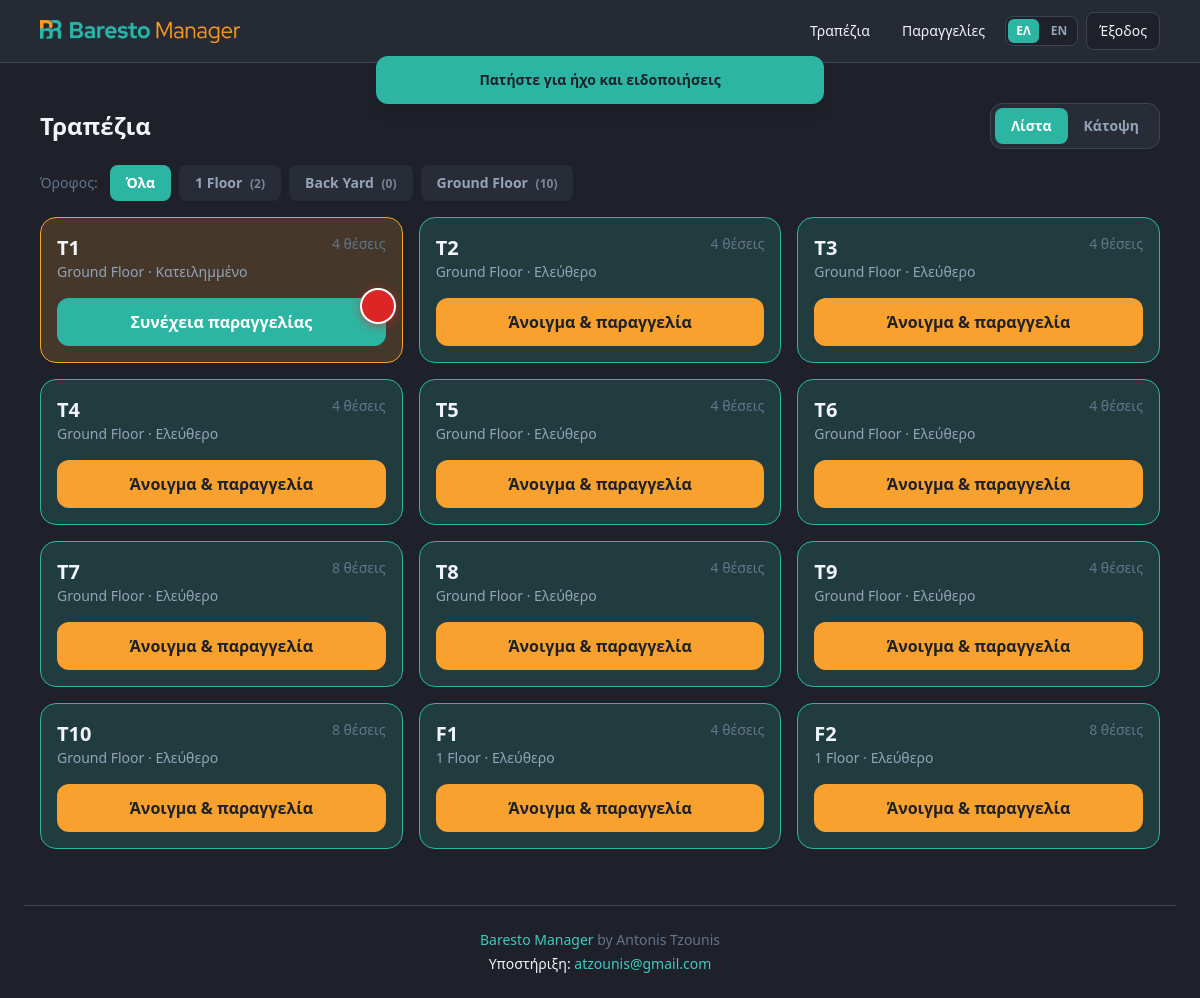
/tables/ (signed in), run on an earlier commit of the app's database.
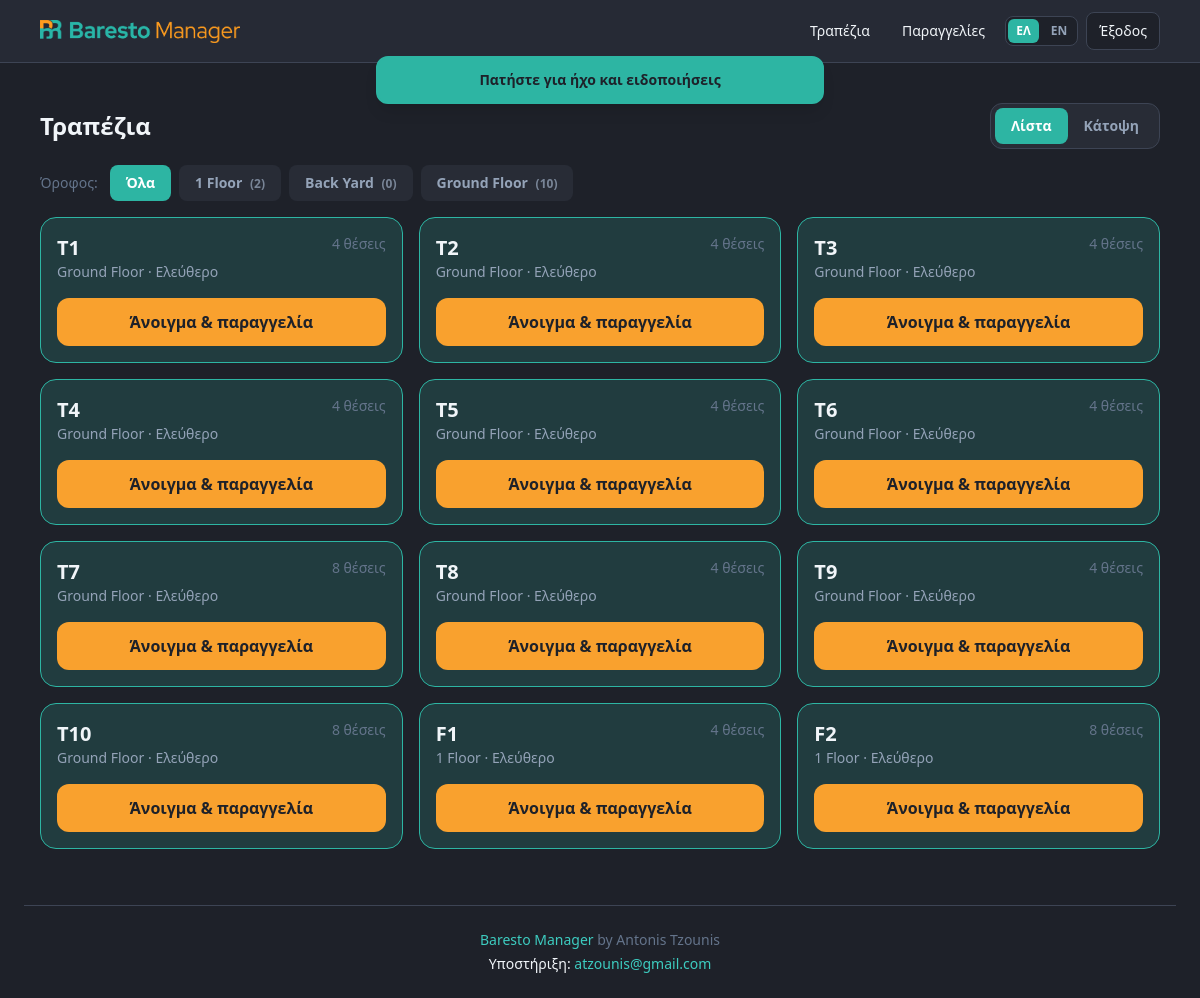
And on a later commit of the database.
### apps/restaurants/models.py (models this page shows, shortened)
class Table(models.Model):
    STATUS_CHOICES = [
        ("free", _("Free")),
        ("occupied", _("Occupied")),
        ("reserved", _("Reserved")),
        ("cleaning", _("Cleaning")),
    ]
    floor = models.ForeignKey(Floor, on_delete=models.CASCADE, related_name="tables")
    number = models.PositiveIntegerField()
    label = models.CharField(max_length=50, blank=True)
    capacity = models.PositiveIntegerField(default=4)
    qr_token = models.UUIDField(default=uuid.uuid4, unique=True, editable=False)
    qr_code = models.ImageField(upload_to="qr_codes/", blank=True)
    status = models.CharField(max_length=20, choices=STATUS_CHOICES, default="free")
    plan_x = models.FloatField(
        null=True,
        blank=True,
        help_text="Horizontal position on floor plan (0–100%).",
    )
    plan_y = models.FloatField(
        null=True,
        blank=True,
        help_text="Vertical position on floor plan (0–100%).",
    )
    plan_w = models.FloatField(default=12, help_text="Width on floor plan (0–100%).")
    plan_h = models.FloatField(default=14, help_text="Height on floor plan (0–100%).")
    assigned_to = models.ForeignKey(
        "accounts.EmployeeProfile",
        on_delete=models.SET_NULL,
        null=True,
        blank=True,
        related_name="assigned_tables",
    )
    class Meta:
        unique_together = [("floor", "number")]
        ordering = ["floor", "number"]

class Floor(models.Model):
    branch = models.ForeignKey(Branch, on_delete=models.CASCADE, related_name="floors")
    name = models.CharField(max_length=100)
    layout_image = models.ImageField(upload_to="floors/", blank=True)

### apps/restaurants/views.py (the view, shortened to what this page needs)
# urls.py: path("tables/", views.TableFloorView.as_view(), name="tables"),
class TableFloorView(RestaurantScopedMixin, RolePermissionMixin, TemplateView):
    template_name = "restaurants/tables.html"
    required_permission = "take_order"
    def get(self, request, *args, **kwargs):
        return super().get(request, *args, **kwargs)
    def get_context_data(self, **kwargs):
        ctx = super().get_context_data(**kwargs)
        branch = self.get_branch()
        floors = (
            Floor.objects.filter(branch=branch)
            .annotate(table_count=Count("tables"))
            .order_by("name")
        )
        filter_floor_id = _resolve_floor_filter(self.request, floors) if branch else None
        all_tables = list(_tables_queryset(branch)) if branch else []
        ready_counts = ready_item_counts_by_table_id(branch)
        _attach_ready_counts(all_tables, ready_counts)
        if filter_floor_id:
            tables = [t for t in all_tables if t.floor_id == filter_floor_id]
        else:
            tables = all_tables
        view_mode = self.request.GET.get("view", "list")
        if view_mode not in ("list", "plan"):
            view_mode = "list"
        role = get_employee_role(self.request.user)
        can_edit_plan = role_has_permission(role, "edit_menu")
        ctx["branch"] = branch
        ctx["floors"] = floors
        ctx["filter_floor_id"] = filter_floor_id
        ctx["floor_filter_show_all"] = view_mode != "plan"
        ctx["floor_filter_all_url"] = _build_tables_url(
            self.request, floor_pk=None, view_mode=view_mode
        )
        ctx["floor_filter_items"] = [
            {
                "id": f.id,
                "name": f.name,
                "table_count": f.table_count,
                "url": _build_tables_url(self.request, floor_pk=f.id, view_mode=view_mode),
            }
            for f in floors
        ]
        ctx["tables_list_url"] = _build_tables_url(
            self.request, floor_pk=filter_floor_id, view_mode="list"
        )
        ctx["tables_plan_url"] = _build_tables_url(
            self.request, floor_pk=filter_floor_id, view_mode="plan"
        )
        ctx["tables"] = tables
        ctx["view_mode"] = view_mode
        ctx["can_edit_plan"] = can_edit_plan
        ctx["can_manage_tables"] = can_edit_plan
        table_form = None
        if can_edit_plan and branch:
            initial = {}
            if filter_floor_id:
                initial["floor"] = filter_floor_id
            table_form = TableForm(branch=branch, initial=initial or None)
        ctx["table_form"] = table_form
        ctx["open_manage"] = self.request.GET.get("manage") == "1"
        ctx["tables_url"] = _build_tables_url(
            self.request,
            floor_pk=filter_floor_id,
            view_mode=view_mode,
            strip_close_params=True,
        )
        floor_index = {}
        plan_tables = []
        for t in all_tables:
            idx = floor_index.get(t.floor_id, 0)
            floor_index[t.floor_id] = idx + 1
            plan_tables.append(_table_to_plan_dict(t, idx, ready_counts.get(t.pk, 0)))
        ctx["tables_json"] = json.dumps(plan_tables)
        ctx["floors_json"] = json.dumps([{"id": f.id, "name": f.name} for f in floors])
        floors_select = [
            {
                "id": f.id,
                "name": f.name,
                "label": f.name,
                "table_count": f.table_count,
            }
            for f in floors
        ]
        ctx["floors_select_json"] = json.dumps(floors_select)
        ctx["floor_field_config"] = None
        print_receipt_order = None
        print_receipt_id = self.request.GET.get("print_receipt")
        restaurant = self.get_restaurant()
        if print_receipt_id and restaurant:
            print_receipt_order = get_print_receipt_order(restaurant, print_receipt_id)
        ctx["print_receipt_order"] = print_receipt_order
        modal_payload = _table_closed_modal_payload(print_receipt_order)
        ctx["table_closed_modal_initial_json"] = json.dumps(modal_payload) if modal_payload else "null"
        ctx["dismiss_print_modal_url"] = _build_tables_url(
            self.request,
            floor_pk=filter_floor_id,
            view_mode=view_mode,
            strip_close_params=True,
        )
        ctx["default_floor_id"] = filter_floor_id or (floors[0].id if floors else None)
        return ctx

### apps/common/mixins.py (called while the page is built)
def get_employee_profile(user):
    if not user.is_authenticated:
        return None
    try:
        return user.employee_profile
    except EmployeeProfile.DoesNotExist:
        return None

    def get_restaurant(self):
        profile = get_employee_profile(self.request.user)
        if profile is None:
            raise PermissionDenied("Staff profile required.")
        return profile.restaurant

    def get_branch(self):
        profile = get_employee_profile(self.request.user)
        if profile is None:
            raise PermissionDenied("Staff profile required.")
        if profile.branch_id:
            return profile.branch
        return profile.restaurant.branches.filter(is_active=True).first()

    def dispatch(self, request, *args, **kwargs):
        if not request.user.is_authenticated:
            return self.handle_no_permission()
        if get_employee_profile(request.user) is None:
            if request.user.is_superuser:
                return super(LoginRequiredMixin, self).dispatch(request, *args, **kwargs)
            raise PermissionDenied("Staff profile required.")
        return super().dispatch(request, *args, **kwargs)

### templates/restaurants/tables.html (shortened to what this page needs)
{% extends "base.html" %}
{% load i18n static %}
{% block content %}
<div x-data="floorTables()" x-init="init()" class="space-y-4">
  <div class="flex flex-wrap items-center justify-between gap-4">
    <h1 class="text-2xl font-bold">{% trans "Tables" %}</h1>
    <div class="flex flex-wrap items-center gap-2">
      <div class="inline-flex rounded-xl border border-kitchen-border bg-kitchen-elevated p-1">
        <a href="{{ tables_list_url }}"
          class="rounded-lg px-4 py-2 text-sm font-semibold {% if view_mode == 'list' %}bg-order text-white{% else %}text-slate-400 hover:text-white{% endif %}">
          {% trans "List" %}
        </a>
        <a href="{{ tables_plan_url }}"
          class="rounded-lg px-4 py-2 text-sm font-semibold {% if view_mode == 'plan' %}bg-order text-white{% else %}text-slate-400 hover:text-white{% endif %}">
          {% trans "Floor plan" %}
        </a>
      </div>
    </div>
  </div>
  {% include "restaurants/partials/floor_filter.html" %}
  {% if view_mode == 'list' %}
  <div class="grid gap-4 sm:grid-cols-2 lg:grid-cols-3">
    {% for table in tables %}
    {% include "restaurants/partials/table_card.html" %}
    {% empty %}
    <p class="text-slate-500">
      {% if filter_floor_id %}{% trans "No tables on this floor." %}{% else %}{% trans "No tables configured for this branch." %}{% endif %}
    </p>
    {% endfor %}
  </div>
  {% endif %}
</div>
{% endblock %}

### templates/restaurants/partials/table_card.html (shortened to what this page needs)
{% load i18n %}
<div class="rounded-2xl border p-4
  {% if table.status == 'free' %}status-free
  {% elif table.status == 'occupied' %}status-occupied
  {% elif table.status == 'reserved' %}status-reserved
  {% else %}status-cleaning{% endif %}">
  <div class="flex items-start justify-between gap-2">
    <div class="min-w-0 flex-1">
      <h2 class="text-xl font-bold">{{ table.label|default:table.number }}</h2>
      <p class="text-sm text-slate-400">{{ table.floor.name }} · {{ table.get_status_display }}</p>
    </div>
    <span class="text-sm text-slate-500" x-show="!manageTables">{% blocktrans with n=table.capacity %}{{ n }} seats{% endblocktrans %}</span>
  </div>
  <div x-show="!manageTables">
  {% with session=table.sessions.first %}
    {% if table.status == 'free' %}
    <form method="post" action="{% url 'table_open' table.pk %}" class="mt-4">
      <button class="btn-primary min-h-12 w-full rounded-xl py-2">{% trans "Open & order" %}</button>
    </form>
    {% elif session %}
    <a href="{% url 'order_new' session.pk %}"
      class="btn-secondary relative mt-4 block min-h-12 rounded-xl py-3 text-center">
      {% trans "Continue order" %}
      {% if table.ready_item_count %}
      <span data-table-ready-badge data-table-id="{{ table.pk }}"
        class="absolute -right-2 -top-2 z-10 inline-flex h-8 w-8 items-center justify-center rounded-full bg-red-600 text-base font-extrabold leading-none text-white shadow-[0_2px_12px_rgba(220,38,38,0.85)] ring-2 ring-white">{{ table.ready_item_count }}</span>
      {% else %}
      <span data-table-ready-badge data-table-id="{{ table.pk }}" hidden
        class="absolute -right-2 -top-2 z-10 inline-flex h-8 w-8 items-center justify-center rounded-full bg-red-600 text-base font-extrabold leading-none text-white shadow-[0_2px_12px_rgba(220,38,38,0.85)] ring-2 ring-white"></span>
      {% endif %}
    </a>
    {% endif %}
  {% endwith %}
  </div>
</div>

What changed in the data, as far as the page shows it:
changed Table (number 1 of 12 on the later page): status "Κατειλημμένο" → "Ελεύθερο"; trans "Συνέχεια παραγγελίας" → "Άνοιγμα & παραγγελία"
